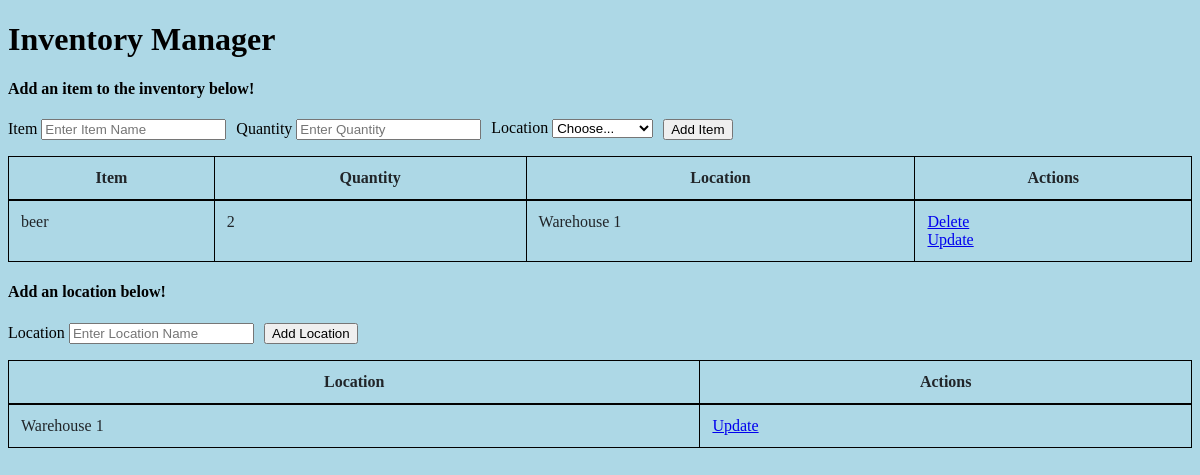
Before: / with the older database file.
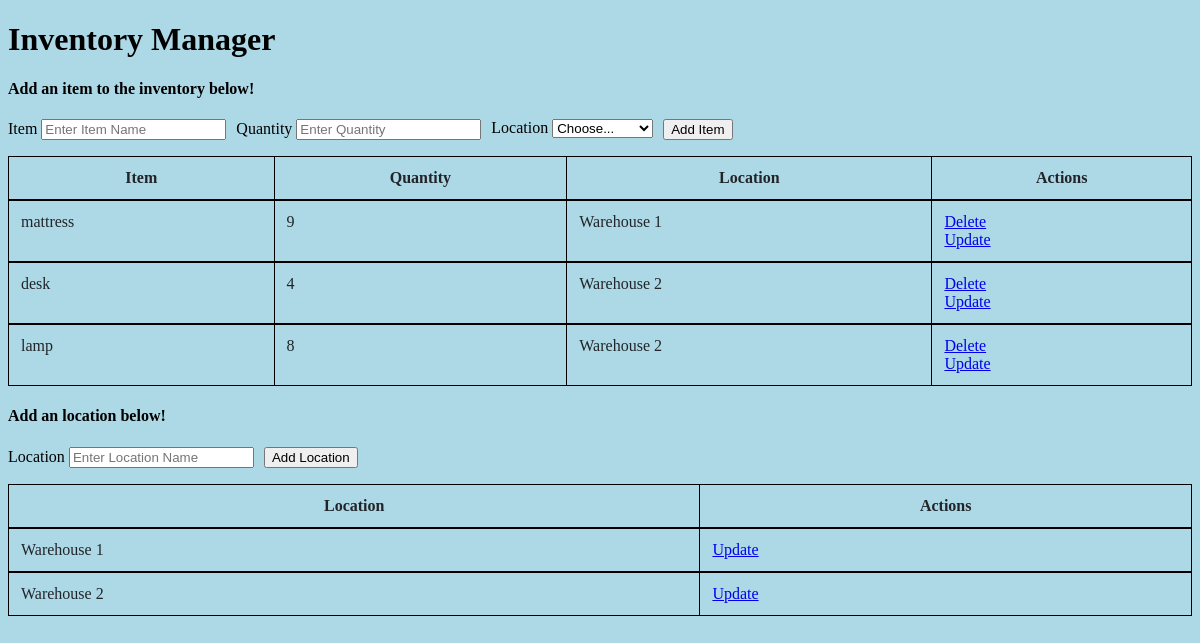
After: the same page with the newer database file.
### app.py (models this page shows, shortened)
class Inventory(db.Model):
    __tablename__ = 'items'
    item_id = db.Column(db.String(300), primary_key=True)
    item_qty = db.Column(db.Integer, nullable=False)
    location_id = db.Column(db.String(300), db.ForeignKey('locations.location_id'))
    location = db.relationship('Location', foreign_keys=location_id)

class Location(db.Model):
    __tablename__ = 'locations'
    location_id = db.Column(db.Integer, primary_key=True)
    location_name = db.Column(db.String(300))

### app.py (the view, shortened to what this page needs)
@app.route('/', methods=['POST','GET'])
def home():
    if (request.method == "POST") and ('location_name' in request.form):
        location_name    = request.form["location_name"]
        new_location     = Location(location_name=location_name)
        try:
            db.session.add(new_location)
            db.session.commit()
            return redirect("/")
        except:
            return "There Was an issue while add a new Location"
    else:
        items = Inventory.query.all()
        locations = Location.query.all()
        return render_template("index.html", items=items, locations=locations)

### templates/index.html (shortened to what this page needs)
{% extends 'base.html' %}
{% block body %}
    <h1>Inventory Manager</h1>
    {% if items|length < 1  %}
    <h4>There are no items. Create one below!</h4>
    {% else %}
    <h4>Add an item to the inventory below!</h4>
    {% endif %}
    <form action="/" method="POST">
        <div class="form-row">
            <div class="col-md-6">
                <div class="form-group">
                    <label for="item_name">Item</label>
                    <input type="text" name="item_name" id="item_name" placeholder="Enter Item Name">
                </div>
            </div>
            <div class="col-md-6">
                <div class="form-group">
                    <label for="item_qty">Quantity</label>
                    <input type="number" name="item_qty" id="item_qty" placeholder="Enter Quantity">
                </div>
            </div>
            <div class="col-md-6">
                <div class="form-group">
                    <label for="location_id">Location</label>
                    <select id="location" class="form-control" name="location">
                        <option selected value="">Choose...</option>
                    </select>
                </div>
            </div>
            <div class="col-md-6">
                <div class="form-group">
                    <input type="submit" value="Add Item">
                </div>
            </div>
        </div>
    </form>
    {% if items|length > 0  %}
    <table class="table table-bordered" id="dataTable" width="100%" cellspacing="0" >
        <thead>
            <tr>
                <th>Item</th>
                <th>Quantity</th>
                <th>Location</th>
                <th>Actions</th>
            </tr>
        </thead>
        {% for item in items %}
        <tr >
            <tbody >
                <td text-align="center" >{{ item.item_id }}</td>
                <td>{{ item.item_qty }}</td>
                <td>{{ item.location.location_name }}</td>
                <td>
                    <a href="delete/{{item.item_id}}">Delete</a> <br>
                    <a href="update/{{item.item_id}}">Update</a>
                </td>
            </tbody>
        </tr>
        {% endfor %}
    </table>
    {% endif %}
    <h4>Add an location below!</h4>
    <form action="/" method="POST">
        <div class="form-row">
            <div class="col-md-6">
                <div class="form-group">
                    <label for="name">Location</label>
                    <input type="text" name="location_name" id="location_name" placeholder="Enter Location Name">
                </div>
            </div>
            <div class="col-md-6">
                <div class="form-group">
                    <input type="submit" value="Add Location">
                </div>
            </div>
        </div>
    </form>
    <table class="table table-bordered" id="dataTable" width="100%" cellspacing="0">
        <thead>
            <tr>
                <th>Location</th>
                <th>Actions</th>
            </tr>
        </thead>
        {% for location in locations %}
        <tbody>
            <tr>
                <td>{{ location.location_name }}</td>
                <td>
                    <a href="../updateLocation/{{location.location_id}}">Update</a>
                </td>
            </tr>
        </tbody>
        {% endfor %}
    </table>
{% endblock %}

### templates/base.html (shortened to what this page needs)
<!DOCTYPE html>
<html lang="en">
<head>
    <link rel="stylesheet" href="{{ url_for('static', filename='css/style.css') }}">
</head>
<body>
    {% block body %}
    {% endblock %}
</body>
</html>

### static/css/style.css (style rules this page uses)
body { background-color: lightblue; }
.form-group { margin-bottom: 1rem; }
.form-row { display: flex; flex-wrap: wrap; margin-right: -5px; margin-left: -5px; }
.form-row > .col, .form-row > [class*=col-] { padding-right: 5px; padding-left: 5px; }
table { border-collapse: collapse; }
.table { width: 100%; margin-bottom: 1rem; color: #212529; }
.table th, .table td { padding: 0.75rem; vertical-align: top; border-top: 1px solid black; }
.table thead th { vertical-align: bottom; border-bottom: 2px solid black; }
.table tbody + tbody { border-top: 2px solid black; }
.table-bordered { border: 1px solid black; }
.table-bordered th, .table-bordered td { border: 1px solid black; }
.table-bordered thead th, .table-bordered thead td { border-bottom-width: 2px; }

Changed rows visible on the page:
removed Inventory: item_id "beer", item_qty "2", location.location_name "Warehouse 1"
added Inventory: item_id "mattress", item_qty "9", location.location_name "Warehouse 1"
added Inventory: item_id "desk", item_qty "4", location.location_name "Warehouse 2"
added Inventory: item_id "lamp", item_qty "8", location.location_name "Warehouse 2"
added Location: location_name "Warehouse 2"
